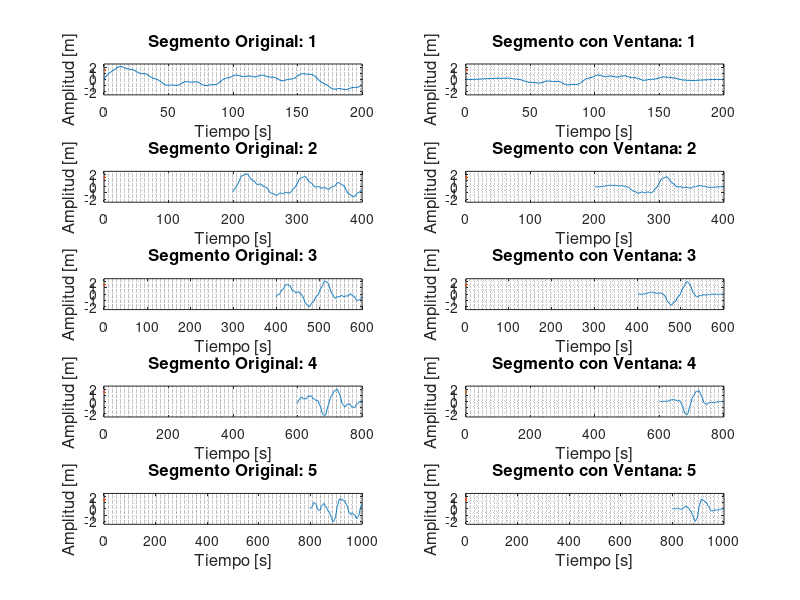

Reproduce this figure in MATLAB. (Note: this script raises an error after producing the figure.)
%%
clear all
% Generamos una serie de armónicos con distintos periodos
dt = 1;             % Delta-t de la serie
N = 1000;           % Largo de la serie
t = (0:N-1)'*dt;    % Vector de tiempos
fr = (1./t)';

% Formamos 5 señales con periodos entre 10 y 100
% (frecuencias angulares)
w1 = 2*pi/10*dt;
w2 = 2*pi/30*dt;
w3 = 2*pi/50*dt;
w4 = 2*pi/70*dt;
w5 = 2*pi/100*dt;

% Series de amplitudes 1, 3, 5, 7, 10

ss(1,:) = 0.1*sin(w1*t);
ss(2,:) = 0.3*sin(w2*t);
ss(3,:) = 0.5*sin(w3*t);
ss(4,:) = 0.7*sin(w4*t);
ss(5,:) = 1*sin(w5*t);

% Serie sintética de amplitudes 1, 3, 5, 7, 10
S = ss(1,:) + ss(2,:) + ss(3,:) + ss(4,:) + ss(5,:);
%
clear w1 w2 w3 w4 w5
%
%% EJERCICIO 3

% Dividimos en 5 segmentos
seg = reshape(S,200,5);
seg = seg';
t_s = reshape(t,200,5);
t_s = t_s';
% Aplicamos una ventana de Hanning a cada segmento
for i=1:5
    seg_h(i,:) = seg(i,:)'.*hann(200);
end
%
%% Ploteamos resultado
close all
cont=1;
figure()
for i=1:5
subplot(5,2,cont)
plot(t_s(i,:),seg(i,:),LineWidth=1.5)
xlabel('Tiempo [s]','FontSize',12)
ylabel('Amplitud [m]','FontSize',12)
title(['Segmento Original: ', num2str(i)],'FontSize',12)
ylim([-2.5 2.5])
grid minor
cont = cont+1;
%
subplot(5,2,cont)
plot(t_s(i,:),seg_h(i,:),LineWidth=1.5)
xlabel('Tiempo [s]','FontSize',12)
ylabel('Amplitud [m]','FontSize',12)
title(['Segmento con Ventana: ', num2str(i)],'FontSize',12)
ylim([-2.5 2.5])
grid minor
cont = cont+1;
end


%% Calculamos varianza de segmentos
clear seg_var EV_seg EV_seg_h Aq_sh Bq_sh Aq_s Bq_s
% Calculamos varianza con la función
for i=1:5
    seg_var(i,1) = round(var(seg(i,:)),2);
    seg_var(i,3) = round(var(seg_h(i,:)),2);
end

% Calculamos los coeficientes de los segmentos originales
for i=1:5
    [~,Aq_s(:,i),Bq_s(:,i)] = cft(seg(i,:));
    EV_seg(i,:) = (Aq_s(:,i).^2+Bq_s(:,i).^2)/2;
    seg_var(i,2) = round(sum(EV_seg(i,:)),2);
    %
    [~,Aq_sh(:,i),Bq_sh(:,i)] = cft(seg_h(i,:));
    EV_seg_h(i,:) = (Aq_sh(:,i).^2+Bq_sh(:,i).^2)/2;
    seg_var(i,4) = round(sum(EV_seg_h(i,:)),2);
end
Aq_s = Aq_s';
Bq_s = Bq_s';
Aq_sh = Aq_sh';
Bq_sh = Bq_sh';
%
%% Multiplicamos por el factor
% De las clases, ocupamos el ejemplo de sqrt(8/2)
F = sqrt(8/3);
Aq_sh_aj = Aq_sh.*F;
Bq_sh_aj = Bq_sh.*F;
%
% Clculamos varianza con las componentes ajustadas

for i=1:5
    EV_seg_aj(i,:) = (Aq_sh_aj(i,:).^2+Bq_sh_aj(i,:).^2)/2;
    seg_var(i,5) = round(sum(EV_seg_aj(i,:)),2);
end
%
%% Calculamos espectro promedio
fr_x = (1:99)'/200;
A_x = mean(Aq_sh_aj);
B_x = mean(Bq_sh_aj);
EV_x = (A_x.^2+B_x.^2)/200;
PSD = EV_x*200;

close all
figure()
subplot(2,1,1)
plot(fr_x,EV_x,LineWidth=1.5)
xlabel('Frecuencia [Hz]','FontSize',12)
ylabel('Amplitud','FontSize',12)
title('Método de Welch','FontSize',12)
grid minor
%
subplot(2,1,2)
plot(fr_x,PSD,LineWidth=1.5)
xlabel('Frecuencia [Hz]','FontSize',12)
ylabel('Potencia [Hz^-^1]','FontSize',12)
title('Densidad Espectral','FontSize',12)
grid minor
%